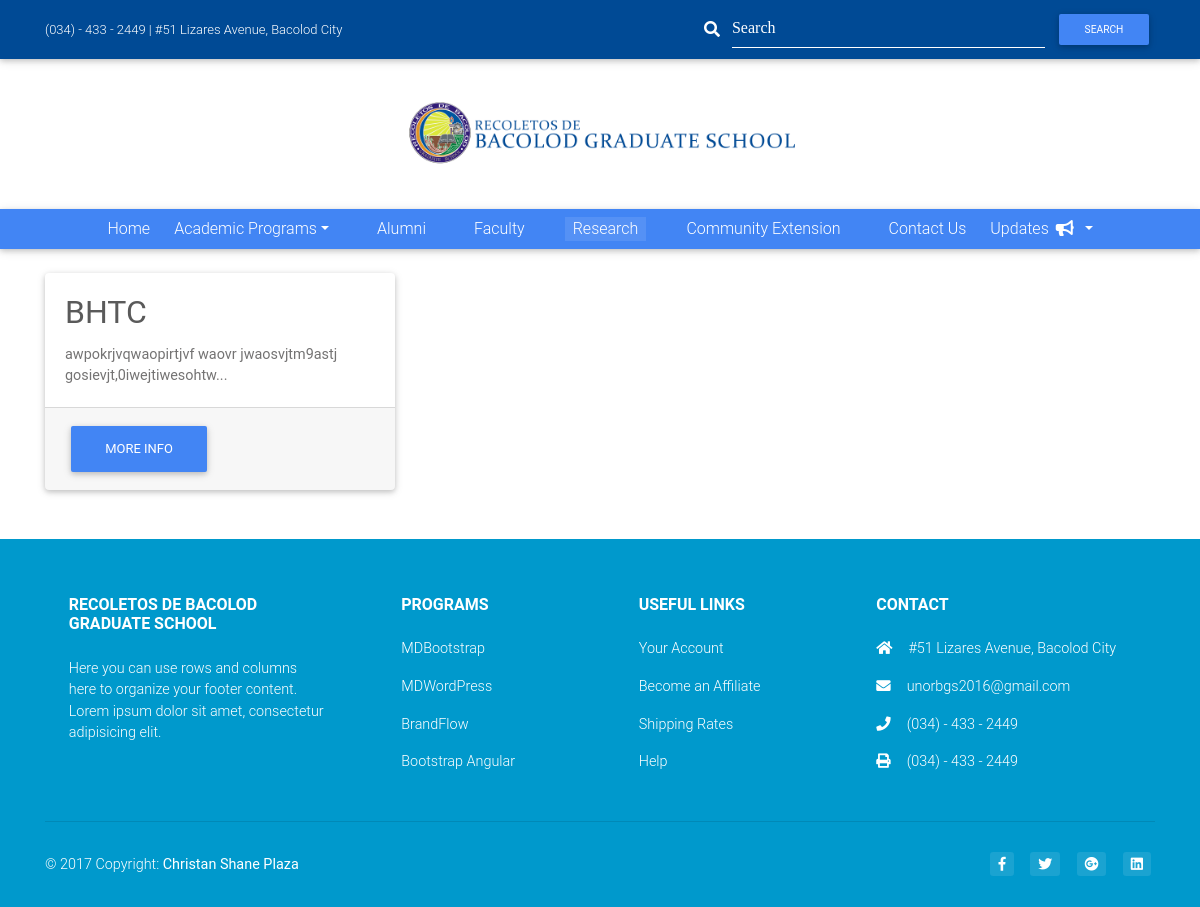
Before: /research with the older database file.
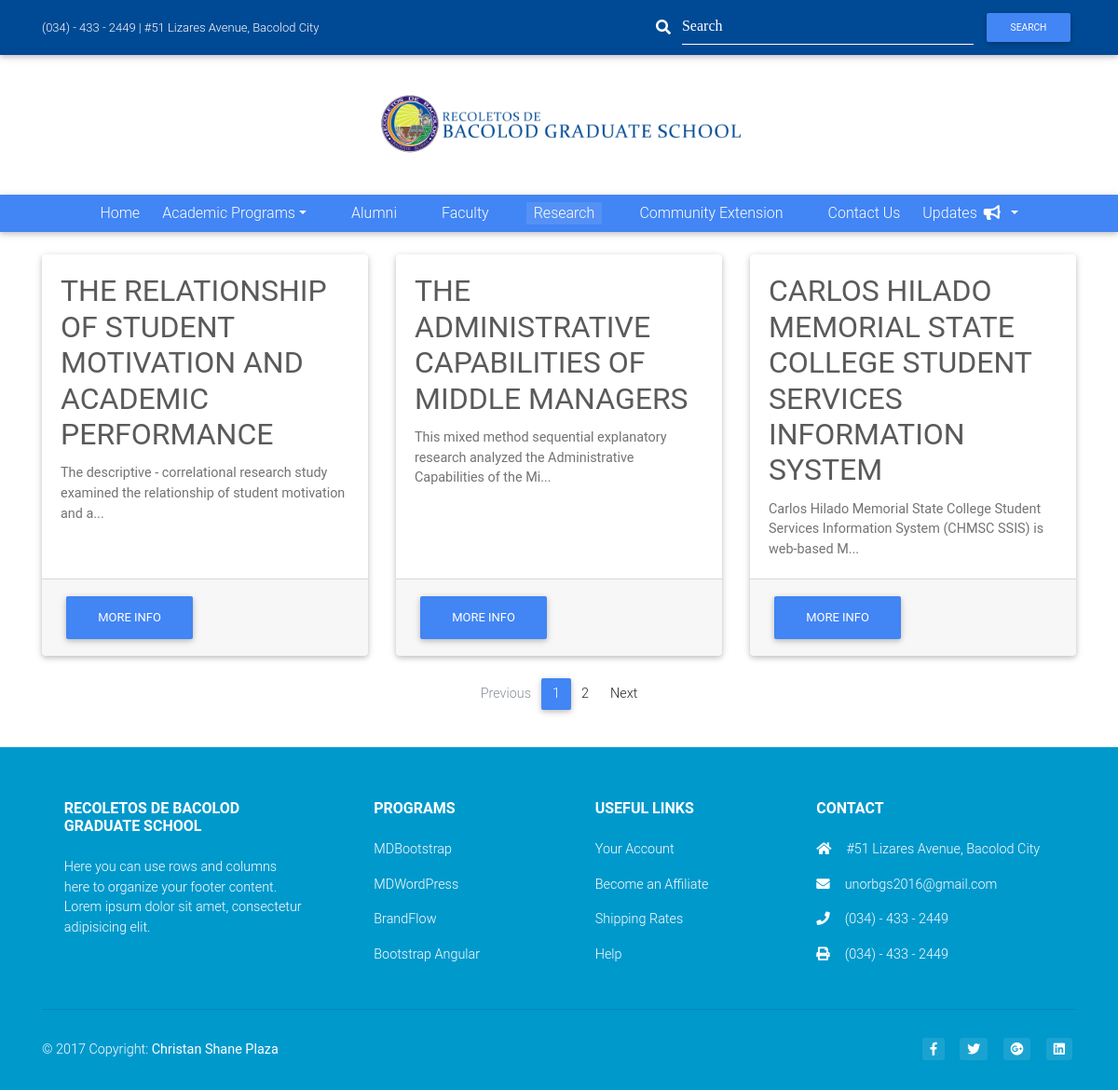
After: the same page with the newer database file.
### website/models.py (models this page shows, shortened)
class ResearchTitle(models.Model):
	research_title = models.CharField(null="", max_length=1000)
	research_abstract = models.TextField(null="", max_length=50000)
	research_author = models.CharField(null="", max_length=1000)
	research_resources = models.CharField(null="", max_length=10000)

### website/views.py (the view)
# urls.py: url(r'^research', views.research, name='research'),
def research(request, template_name='website/research.html'):
	research_list = ResearchTitle.objects.all()
	page = request.GET.get('page', 1)
	paginator = Paginator(research_list, 3)
	try:
		researches = paginator.page(page)
	except PageNotAnInteger:
		researches = paginator.page(1)
	except EmptyPage:
		researches = paginator.page(paginator.num_pages)
	return render(request, template_name, {'research_list': researches ,'research': "active"})

### website/templates/website/research.html
{% extends 'website/base.html' %}
{% load static %}
{% block content %}
<br>
    <div class="container">
      <div class="row">
        {% for research in research_list %}
          <div class="col-md-4 mb-4">
            <div class="card h-100">
              <div class="card-body">
                <h2 class="card-title">{{research.research_title}}</h2>
                <p class="card-text">
                  {{research.research_abstract|slice:"0:100"}}...
                </p>
              </div>
              <div class="card-footer">
                <a href="{% url 'research_item' research.id %}" class="btn btn-primary">More Info</a>
              </div>
            </div>
          </div>
        {% endfor %}
      </div>
      <div class="row mb-4">
        <div class="col-md-12">
            {% if research_list.has_other_pages %}
                <ul class="pagination justify-content-center">
                    {% if news.has_previous %}
                    <li class="page-item"><a class="page-link" href="?page={{ research_list.previous_page_number }}">Previous</a></li>
                    {% else %}
                    <li class="page-item disabled"><span class="page-link">Previous</span></li>
                {% endif %}
                {% for i in research_list.paginator.page_range %}
                    {% if research_list.number == i %}
                        <li class="page-item active"><span class="page-link">{{ i }} <span class="sr-only">(current)</span></span></li>
                    {% else %}
                        <li class="page-item"><a class="page-link" href="?page={{ i }}">{{ i }}</a></li>
                    {% endif %}
                {% endfor %}
                {% if research_list.has_next %}
                    <li class="page-item"><a class="page-link" href="?page={{ research_list.next_page_number }}">Next</a></li>
                    {% else %}
                    <li class="page-item disabled"><span class="page-link" >Next</span></li>
                {% endif %}
                </ul>
            {% endif %}
        </div>
    </div>
    </div>
{% endblock %}

### website/templates/website/base.html (shortened to what this page needs)
<!DOCTYPE html>
<html lang="en">
{% load static %}
<head>
    <link  href="{% static 'website/css/bootstrap.min.css' %}" rel="stylesheet">
    <link href="{% static 'website/css/heroic-features.css' %}" rel="stylesheet">
    <link href="{% static 'website/css/carousel.css' %}" rel="stylesheet">
    <link href="{% static 'website/css/mdb.css' %}" rel="stylesheet">
    <link href="{% static 'website/css/mdb.min.css' %}" rel="stylesheet">
    <link href="https://use.fontawesome.com/releases/v5.0.6/css/all.css" rel="stylesheet">
</head>
<body>
    <nav class="navbar navbar-dark" style="background-color: #004a95">
        <div class="container">
            <span class="navbar-brand" style=" font-size: small;">
                (034) - 433 - 2449 | #51 Lizares Avenue, Bacolod City
            </span>
            <form class="form-inline" method="post" action="search">
                <div class="md-form mt-0 text-white fa fa-search">
                    <input class="form-control mr-sm-2 " value="{{keyword}}" type="text" name="keyword" placeholder="Search" aria-label="Search" required>
                </div>
                    <input type="submit" class="btn btn-primary btn-sm" value="Search">
          </div>
    </nav>
    <div class="navbar-header text-center">
        <a class="logo" href="/" title="Recoletos de Bacolod Graduate School | University of Negros Occidental - Recoletos">
            <img height="150px" src="{% static 'website/images/logo.png' %}" alt="Recoletos de Bacolod Graduate School | University of Negros Occidental - Recoletos"/>
        </a>
    </div>
    <nav class="navbar navbar-expand-lg navbar-dark primary-color">
        <div class="container">
            <div class="row mx-auto">
                <div class="col-lg-12">
                    <div class="collapse navbar-collapse" id="basicExampleNav">
                        <ul class="navbar-nav ml-auto">
                            <li class="nav-item {{index}}">
                              <a class="nav-link" href="/"> Home
                              </a>
                            </li>
                            <li class="nav-item dropdown menu-large ml-2 {{list}}">
                              <a class="nav-link dropdown-toggle dropdown-toggle-split" href="programs" data-toggle="dropdown" aria-haspopup="true" aria-expanded="false">Academic Programs</a>
                            </li>
                            <li class="nav-item ml-4 {{a}}" >
                              <a class="nav-link ml-2" href="/alumni">Alumni</a>
                            </li>
                            <li class="nav-item ml-4 {{faculty}}">
                              <a class="nav-link ml-2" href="/faculty">Faculty</a>
                            </li>
                            <li class="nav-item ml-4 {{research}}">
                              <a class="nav-link ml-2" href="/research">Research</a>
                            </li>
                            <li class="nav-item ml-4 {{out}}">
                              <a class="nav-link ml-2" href="/outreach">Community Extension</a>
                            </li>
                            <li class="nav-item ml-4 {{contact}}">
                              <a class="nav-link ml-2" href="/contactus">Contact Us</a>
                            </li>
                            <li class="nav-item ml-2 dropdown {{new}}">
                                <a class="nav-link dropdown-toggle" href="#" id="userMenu" data-toggle="dropdown" aria-haspopup="true" aria-expanded="false">
                                    Updates <i class="fa fa-bullhorn"></i>
                                </a>
                            </li>
                        </ul>
                    </div>
                </div>
            </div>
        </div>
    </nav>
    {% block content %}
    {% endblock %}
</body>
      <footer class="page-footer font-small info-color-dark  pt-4">
          <div class="container text-center text-md-left">
              <div class="row text-center text-md-left mt-3 pb-3">
                  <div class="col-md-3 col-lg-3 col-xl-3 mx-auto mt-3">
                      <h6 class="text-uppercase mb-4 font-weight-bold">Recoletos de Bacolod Graduate School</h6>
                      <p>Here you can use rows and columns here to organize your footer content. Lorem ipsum dolor sit amet, consectetur adipisicing elit.</p>
                  </div>
                  <div class="col-md-2 col-lg-2 col-xl-2 mx-auto mt-3">
                      <h6 class="text-uppercase mb-4 font-weight-bold">Programs</h6>
                      <p><a href="#!">MDBootstrap</a></p>
                      <p><a href="#!">MDWordPress</a></p>
                      <p><a href="#!">BrandFlow</a></p>
                      <p><a href="#!">Bootstrap Angular</a></p>
                  </div>
                  <div class="col-md-3 col-lg-2 col-xl-2 mx-auto mt-3">
                      <h6 class="text-uppercase mb-4 font-weight-bold">Useful links</h6>
                      <p><a href="#!">Your Account</a></p>
                      <p><a href="#!">Become an Affiliate</a></p>
                      <p><a href="#!">Shipping Rates</a></p>
                      <p><a href="#!">Help</a></p>
                  </div>
                  <div class="col-md-4 col-lg-3 col-xl-3 mx-auto mt-3">
                      <h6 class="text-uppercase mb-4 font-weight-bold">Contact</h6>
                      <p><i class="fa fa-home mr-3"></i>#51 Lizares Avenue, Bacolod City</p>
                      <p><i class="fa fa-envelope mr-3"></i>unorbgs2016@gmail.com</p>
                      <p><i class="fa fa-phone mr-3"></i>(034) - 433 - 2449</p>
                      <p><i class="fa fa-print mr-3"></i>(034) - 433 - 2449</p>
                  </div>
              </div>
              <hr>
              <div class="row py-3 d-flex align-items-center">
                  <div class="col-md-8 col-lg-8">
                      <p class="text-center text-md-left white-text">© 2017 Copyright: <a href="https://christanshane.github.io/"><strong> Christan Shane Plaza</strong></a></p>
                  </div>
                  <div class="col-md-4 col-lg-4 ml-lg-0">
                      <div class="text-center text-md-right">
                          <ul class="list-unstyled list-inline">
                              <li class="list-inline-item"><a class="btn-floating btn-sm rgba-white-slight mx-1"><i class="fab fa-facebook-f"></i></a></li>
                              <li class="list-inline-item"><a class="btn-floating btn-sm rgba-white-slight mx-1"><i class="fab fa-twitter"></i></a></li>
                              <li class="list-inline-item"><a class="btn-floating btn-sm rgba-white-slight mx-1"><i class="fab fa-google-plus"></i></a></li>
                              <li class="list-inline-item"><a class="btn-floating btn-sm rgba-white-slight mx-1"><i class="fab fa-linkedin"></i></a></li>
                          </ul>
                      </div>
                  </div>
              </div>
          </div>
      </footer>
</html>

### website/static/website/css/heroic-features.css (style rules this page uses)
body { padding-top: 54px; }
@media (min-width: 992px) { body { padding-top: 56px; } }
.card { height: 100%; }

### website/static/website/css/carousel.css (style rules this page uses)
body { padding-top: 3rem; padding-bottom: 3rem; color: #5a5a5a; }

### website/templates/website/base.html (style rules this page uses)
body { padding:0; }
.navbar-nav > li > a { padding-top:0px !important; padding-bottom:0px !important; }
.navbar { min-height:32px !important }
.navbar-nav { width: 100%; text-align: center; }

Changed rows visible on the page:
removed ResearchTitle: research_title "BHTC", research_abstract "awpokrjvqwaopirtjvf waovr jwaosvjtm9astj gosievjt,0iwejtiwesohtw"
added ResearchTitle: research_title "THE RELATIONSHIP OF STUDENT MOTIVATION AND ACADEMIC PERFORMANCE", research_abstract "The descriptive - correlational research study examined the relationship of student motivation and a"
added ResearchTitle: research_title "THE ADMINISTRATIVE CAPABILITIES OF MIDDLE MANAGERS", research_abstract "This mixed method sequential explanatory research analyzed the Administrative Capabilities of the Mi"
added ResearchTitle: research_title "CARLOS HILADO MEMORIAL STATE COLLEGE STUDENT SERVICES INFORMATION SYSTEM", research_abstract "Carlos Hilado Memorial State College Student Services Information System (CHMSC SSIS) is web-based M"
Other visible differences:
text now shown: "Previous Next"
new list line: "1"
new list line: "2"
